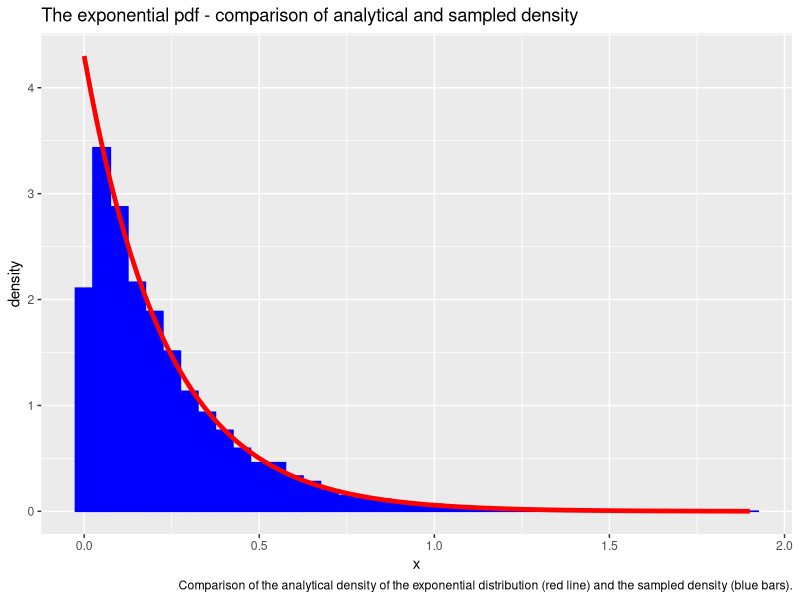
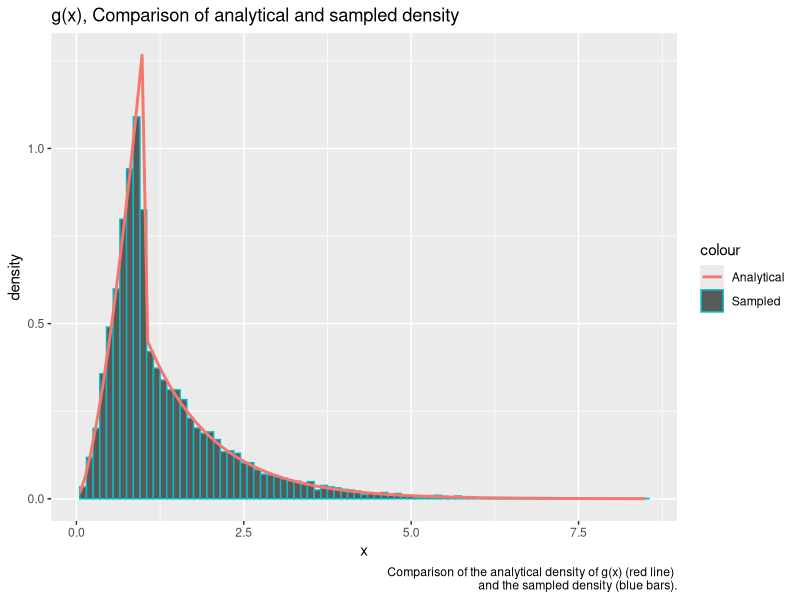
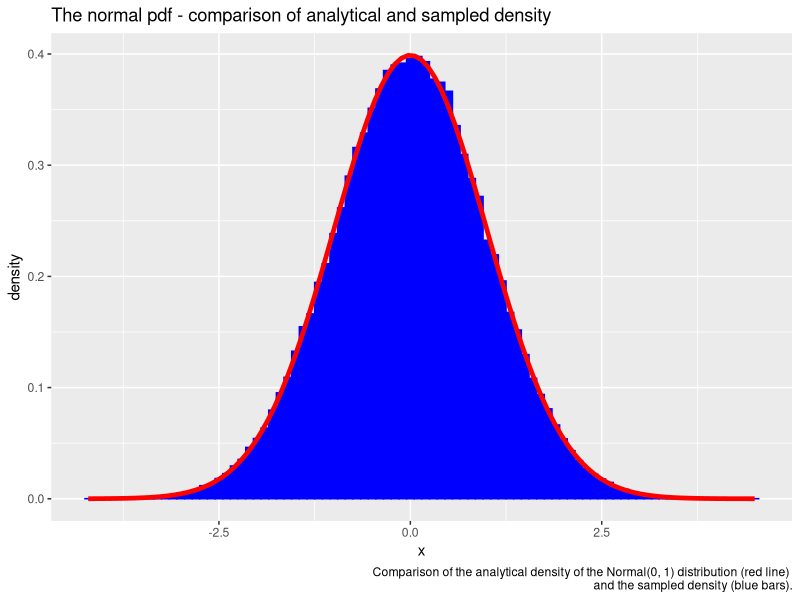
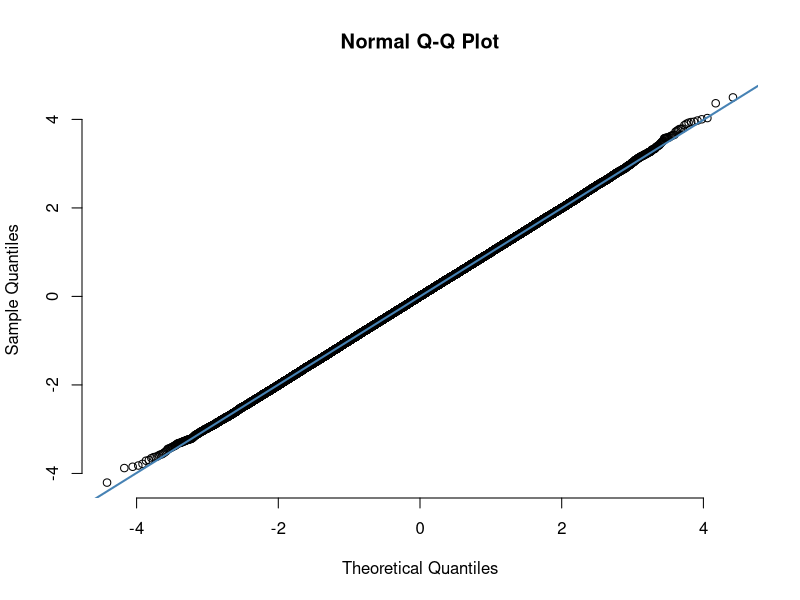
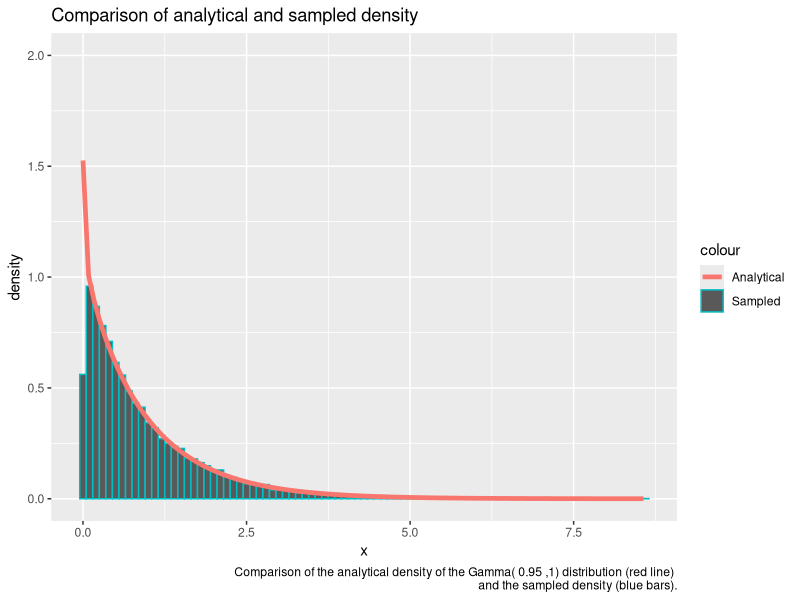
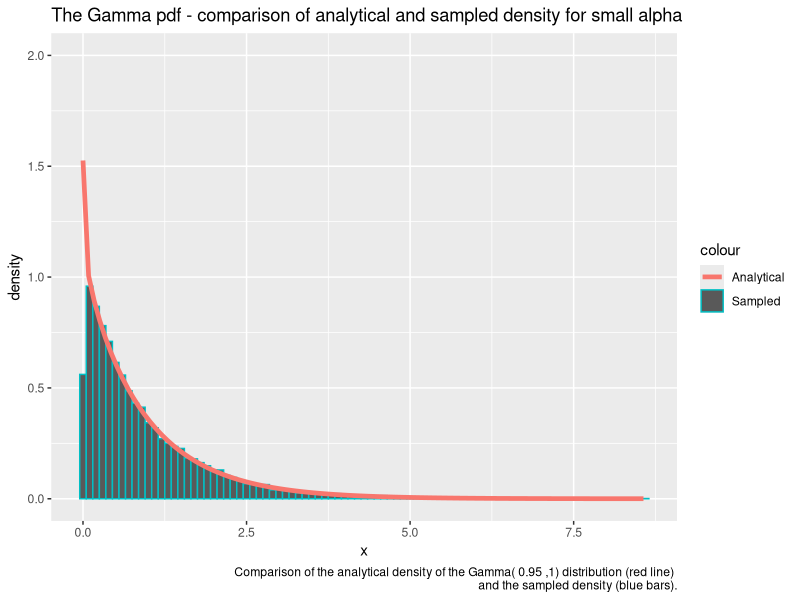
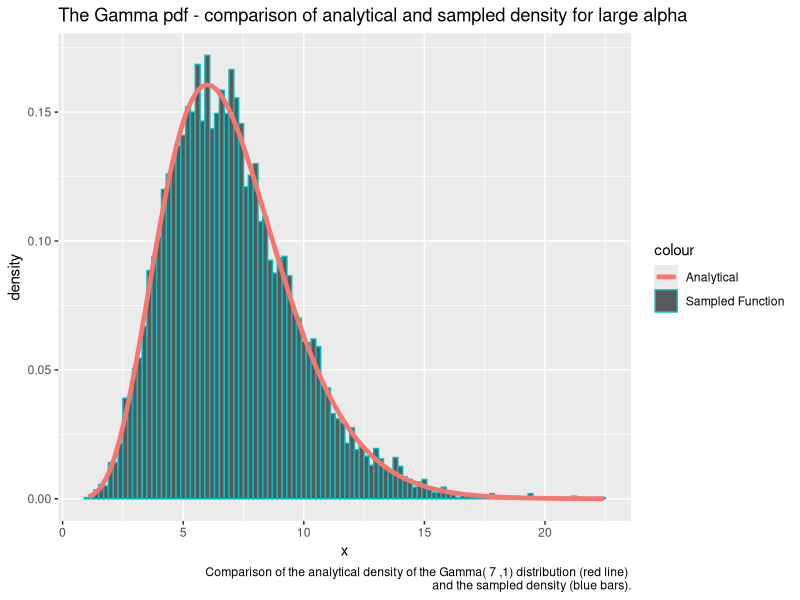
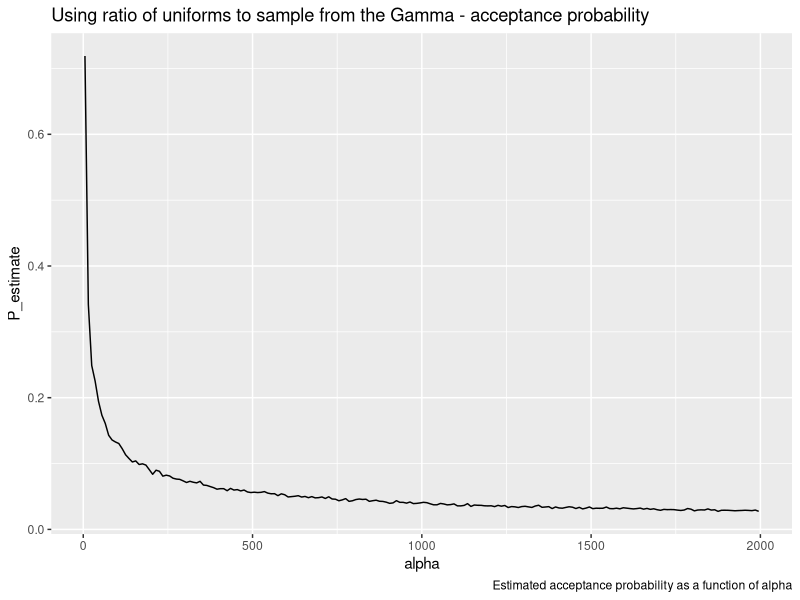

Reproduce these figures in R, in order.
## ---- chunk 1
library(formatR)
showsol <- FALSE
library(knitr)
opts_chunk$set(tidy.opts = list(width.cutoff = 68), tidy = TRUE, warning = FALSE, error = FALSE, message = FALSE, echo = TRUE)
## ---- chunk 2
library(ggplot2)
exponential<- function(lambda, n=1){
  u = runif(n)
  x = -1/lambda*log(u)
  return(x)
}
## ---- chunk 3
n = 10000
lambda = 4.300
x = exponential(lambda,n)
cat('Theoretical mean: ', 1/lambda,' Computed mean: ', mean(x),'\n')
cat('Theoretical variance: ', 1/lambda^2, ' Computed variance: ', var(x))
## ---- chunk 4
y = rexp(n, lambda)
rfunc = data.frame(value = y)
ourfunc = data.frame(value = x)
rfunc$type = 'R function'
ourfunc$type = 'Our function'
df = rbind(rfunc,ourfunc)
#ggplot(df, aes(value, fill = type)) + 
#   geom_histogram(alpha = 0.5, aes(y = ..density..), binwidth = 0.05, position = 'identity') + ggtitle("Our function vs. R function densities")
df2 <- data.frame(theo=seq(0,max(x),length.out=n), value=x)

ggplot(df2, aes(x = value)) + geom_histogram(aes(y = ..density..), binwidth=0.05, fill = 'blue', color = 'blue') + stat_function(fun=dexp,geom = "line",size=1.6,col="red",args = (mean=lambda)) + ggtitle("The exponential pdf - comparison of analytical and sampled density") + labs(x='x', y='density', caption='Comparison of the analytical density of the exponential distribution (red line) and the sampled density (blue bars).')
## ---- chunk 5
g = function(x, alpha){
  c = alpha*exp(1)/(alpha+exp(1))
  result = vector(length = length(x))
  result[x<1.] = sapply(x[x<1.], function(x) c*x^(alpha - 1))
  result[x>=1.] = sapply(x[x>=1.], function(x) c*exp(-x))
  return(as.double(result))
}

G_inv = function(n, alpha){
  c = alpha*exp(1)/(alpha+exp(1))
  u = runif(n)
  result = vector(length = n)
  result[u < c/alpha] = (alpha/c * u[u < c/alpha])^(1/alpha)
  result[u >= c/alpha] = -log(1/alpha + exp(-1) - u[u >= c/alpha]/c)
  return(result)
}

alpha = 2.5
n = 10000
xsamples = G_inv(n, alpha)
c = alpha*exp(1)/(alpha+exp(1))
mean = c/(alpha+1) + 2*c/exp(1)
cat('Theoretical mean: ', mean, ' Sampled mean: ', mean(xsamples))
## ---- chunk 6
variance = c/(alpha+2)+5*c/exp(1) - mean^2
cat('Theoretical variance: ', variance, ' Sampled variance: ', var(xsamples))
## ---- chunk 7
df2 <- data.frame(theo=seq(0,max(xsamples),length.out=n), value=xsamples)
ggplot(df2, aes(x = value)) + geom_histogram(aes(y = ..density.., color='Sampled'), binwidth=0.1) + stat_function(fun=g,geom = "line",size=1., args = (mean=alpha), alpha=1., aes(color="Analytical")) + ggtitle("g(x), Comparison of analytical and sampled density") + labs(x='x', y='density', caption=paste('Comparison of the analytical density of g(x) (red line) \n and the sampled density (blue bars).'))
## ---- chunk 8
normal <- function(n){
  x_1 <- runif(n/2)
  x_2 <- exponential(1/2, n/2)
  y_1 <- sqrt(x_2)*cos(2*pi*x_1)
  y_2 <- sqrt(x_2)*sin(2*pi*x_1)
  y <- c(y_1,y_2)
  return(y)
}
## ---- chunk 9
n = 100000
x <- normal(n)
cat('Theoretical mean: ', 0,' Computed mean: ', mean(x),'\n')
cat('Theoretical variance: ', 1, ' Computed variance: ', var(x))
## ---- chunk 10
df2 <- data.frame(theo=seq(0,max(x),length.out=n), value=x)
ggplot(df2, aes(x = value)) + geom_histogram(aes(y = ..density..), binwidth=0.1, col = 'blue', fill = 'blue') + stat_function(fun=dnorm,geom = "line",size=1.6,col="red",args = list(mean=0, sd = 1)) + ggtitle("The normal pdf - comparison of analytical and sampled density") + labs(x='x', y='density', caption=paste('Comparison of the analytical density of the Normal(0, 1) distribution (red line) \n and the sampled density (blue bars).'))

qqnorm(x, pch = 1, frame = FALSE)
qqline(x, col = "steelblue", lwd = 2)
## ---- chunk 11
normal_d <- function(d, mu, sigma){
  x <- normal(d)
  y <- mu + t(chol(sigma))%*%x
  return(y)
}
## ---- chunk 12
d = 2
n = 100000
mu = c(1,2)
sigma = matrix(c(2.5,3,3,10),ncol=2,nrow=2)
sample = matrix(NA, ncol = d, nrow = n)
for (i in 1:n){
  sample[i,] <- normal_d(d,mu,sigma)
}
average = apply(sample, 2,mean)
cat('Mean vector: \n')
average
covmat = cov(sample)
cat('Covariance matrix: \n')
covmat
## ---- chunk 13
library(nortest)
ad.test(sample[,1])
ad.test(sample[,2])
## ---- chunk 14
small_gamma = function(alpha, n=1){
  result = vector()
  iter = 0
  sampled = 0
  c = 1/(gamma(alpha)) * (1/alpha + exp(-1))
  
  while(sampled < n){

    #sample from g(x)
    uniform2 = runif(n)
    x = G_inv(n, alpha)
    #compute the acceptance probabilites
    probs = dgamma(x, alpha, rate=1) / (c * as.double(g(x, alpha)))
    #append samples where u < f(x) / c g(x)
    result = append(result, x[uniform2 <= probs])
    #increase counters
    sampled = sampled + sum(uniform2 <= probs)
    iter = iter + n
  }
  
  iter = iter - length(result) + n
  
  return(list(samples = result[seq(1:n)], iter = iter))
}
## ---- chunk 15
alpha = 0.95
G1 <- small_gamma(alpha, 10000)
df12 = data.frame(G1)

cat('Theoretical mean: ', alpha,' Computed mean: ', mean(G1$samples),'\n')
cat('Theoretical variance: ', alpha, ' Computed variance: ', var(G1$samples))
## ---- chunk 16
ggplot(data=df12, aes(x=samples)) + geom_histogram(data=df12, aes(x=samples, y=..density.., color="Sampled"), binwidth=0.1) +  stat_function(fun=dgamma, geom = "line",size=1.6, args = list(shape=alpha, rate=1), aes(x=samples, color = "Analytical")) + ggtitle("Comparison of analytical and sampled density") + ylim(0. ,2.0) + labs(x='x', y='density', caption=paste('Comparison of the analytical density of the Gamma(', alpha, ',1) distribution (red line) \n and the sampled density (blue bars).'))
ggplot(data=df12, aes(x=samples)) + geom_histogram(data=df12, aes(x=samples, y=..density.., color="Sampled"), binwidth=0.1) +  stat_function(fun=dgamma, geom = "line",size=1.6, args = list(shape=alpha, rate=1), aes(x=samples, color = "Analytical")) + ggtitle("The Gamma pdf - comparison of analytical and sampled density for small alpha") + ylim(0. ,2.0) + labs(x='x', y='density', caption=paste('Comparison of the analytical density of the Gamma(', alpha, ',1) distribution (red line) \n and the sampled density (blue bars).'))

## ---- chunk 17
large_gamma <- function(alpha, n=1){
  #log transformations of a and b+
  loga = 1/2 * (alpha - 1) * (log(alpha - 1) - 1)
  logb = 1/2 * (alpha + 1) * (log(alpha + 1) - 1)
  result = vector(mode="numeric")
  
  i = 0
  iter = 0
  while (i < n){
    iter = iter + 1 
    log_x_1 = loga + log(runif(1))
    log_x_2 = logb + log(runif(1))
    #equivalent condition of (x_1, x_2) in C_f
    if (2*log_x_1 <= (alpha - 1)*(log_x_2 - log_x_1) - exp(log_x_2 - log_x_1)){
      result = append(result, exp(log_x_2 - log_x_1))
      i = i + 1
    }
    else{}
  }
  list(samples = result, iter = iter)
}
## ---- chunk 18
alpha = 7.
G2 = large_gamma(alpha, 10000)
cat('Theoretical mean: ', alpha,' Computed mean: ', mean(G2$samples),'\n')
cat('Theoretical variance: ', alpha, ' Computed variance: ', var(G2$samples))
## ---- chunk 19
df16 = data.frame(data=G2)

ggplot(df16, aes(x=data.samples)) + geom_histogram(data=df16, aes(x = data.samples, y=..density.., color="Sampled Function"), binwidth=0.2) + stat_function(fun=dgamma,geom = "line",size=1.6,aes(color='Analytical'),args = list(shape=alpha, rate = 1)) + ggtitle("The Gamma pdf - comparison of analytical and sampled density for large alpha") + labs(x='x', y='density', caption=paste('Comparison of the analytical density of the Gamma(', alpha, ',1) distribution (red line) \n and the sampled density (blue bars).'))
## ---- chunk 20
iterations = c()

for (alpha in seq(2, 2000, 10)){
  #Sample 1000 gamma variables for a particular alpha
  G = large_gamma(alpha, 1000)
  #Iter is here the average over all 1000 samples
  iterations = append(iterations, G$iter)
}

df15 = data.frame(alpha = seq(5, 2000, 10), P_estimate = 1000/iterations)

ggplot(df15, aes(x = alpha, y = P_estimate)) + geom_line() + ggtitle("Using ratio of uniforms to sample from the Gamma - acceptance probability") + labs(caption='Estimated acceptance probability as a function of alpha')
## ---- chunk 21
gamma2 = function(alpha, beta=1, n  = 1){
  if (alpha == 1.0){
    return(list(samples = exponential(beta, n), iter = n))
  }
  else if (alpha <= 1){
    G = small_gamma(alpha, n)
    G$samples = G$samples / beta
    return(G)
  }
  else if (alpha > 1){
    G = large_gamma(alpha, n)
    G$samples = G$samples / beta
    return(G)
  }
}

alpha = 1000
beta = 1

G = gamma2(alpha, beta, 10000)

df17 <- data.frame(G)

histo = hist(G$samples, plot=F)
ggplot(df17, aes(x = samples)) + geom_histogram(aes(y = ..density.., color='Sampled'), bins=50) + stat_function(fun=dgamma,geom = "line",size=1.6,aes(color='Analytical'),args = list(shape=alpha, rate=beta)) + ggtitle("The Gamma pdf - comparison of analytical and sampled density for extreme alpha") + ylim(0, 1.1*max(histo$density)) + labs(x='x', y='density', caption=paste('Comparison of the analytical density of the Gamma(', alpha, ',1) distribution (red line) \n and the sampled density (blue bars).'))
## ---- chunk 22
library(MCMCpack)
get_gamma_samples <- function(alpha){
  return(gamma2(alpha)$samples)
}

dirichlet <- function(alpha){
  z<- sapply(alpha,get_gamma_samples)
  x <- z/sum(z)
  return(x)
}
## ---- chunk 23
k = 5
n = 20000
x <- matrix(NA, ncol = k, nrow = n)
alpha <- exponential(1,k)
for (i in 1:n){
  x[i,] <- dirichlet(alpha)
}
cat('Theoretical mean: ', alpha/sum(alpha),'\n','Computed mean: ', apply(x,2,mean),'\n')
cat('Theoretical variance: ', alpha*(sum(alpha)-alpha)/(sum(alpha)^2*(sum(alpha)+1)),'\n', 'Computed variance: ', apply(x,2,var))
## ---- chunk 24
n <- 10000
alpha <- rep(1,k)
x <- matrix(NA, ncol = k, nrow = n)
for (i in 1:n){
  x[i,] <- dirichlet(alpha)
}
y <- as.vector(rdirichlet(n,alpha))
rfunc = data.frame(value = y)
ourfunc = data.frame(value = as.vector(x))
rfunc$type = 'R function'
ourfunc$type = 'Our function'
df = rbind(rfunc,ourfunc)
ggplot(df, aes(value, fill = type)) + 
   geom_histogram(alpha = 0.5, aes(y = ..density..), position = 'identity') + ggtitle('Comparison of Dirichlet samplers') + labs(x='x', y='density', caption=paste('Comparison of the sampled density of x_k\n sampled from our dirichlet sampler (red bars) and the sampler from MCMpack (blue bars)'))
## ---- chunk 25
df2 <- data.frame(theo=seq(0,max(x[,1]),length.out=n), value=x[,1])
ggplot(df2, aes(x = value)) + geom_histogram(aes(y = ..density..), 
      binwidth = 0.005,fill = 'blue', color = 'blue') + stat_function(fun=dbeta,geom = "line",size=1.6,col="red",args = list(shape1=1,shape2=k-1)) + ggtitle("Our function vs. analytical density") + labs(x='x', y='density', caption=paste('Comparison of the sampled density of x_1 sampled from our dirichlet sampler (blue bars) and the Beta distribution (red line)'))
## ---- chunk 26
f <- function(x){
  return((2+x)^125*(1-x)^38*x^34)
}

optimum = optimize(f,c(0,1),maximum = TRUE)

draw_samples <- function(n){
  samples <- rep(NA,n)
  iter = 0
  for (i in 1:n){
    finish = 0
    while(finish ==0){
      iter = iter + 1
      x_sample <- runif(1)
      alpha <- f(x_sample)/optimum$objective
      u = runif(1)
      if (u <=alpha){
        samples[i] <- x_sample
        finish <- 1
      }
    }
  }
  return(list(samples = samples, iterations = iter))
}
## ---- chunk 27
n = 10000
g <- function(x){
  return(f(x)*x)
}
f_density <- function(x){return(f(x)/integrate(f,0,1)$value)}
y <- draw_samples(n)
cat("Computed mean: ", sum(y$samples)/n, '\n')
cat("Theoretical mean: ", integrate(g,0,1)$value/integrate(f,0,1)$value, '\n')
df <- data.frame(theo=seq(0,1,length.out=n), value=y$samples)
ggplot(df, aes(x = value)) + geom_histogram(aes(y = ..density..), binwidth=0.001, col = 'blue', fill = 'blue') + stat_function(fun=f_density,geom = "line",size=1.6,col="red") + ggtitle("Comparison of analytical and sampled density") + xlim(0,1) + geom_segment(x = sum(y$samples)/n, xend = sum(y$samples)/n, y = 0, yend = 100, col = "green", size = 1.2, linetype = "longdash") + labs(x='x', y='density', caption=paste('Comparison of the sampled density of x_k sampled from our dirichlet sampler (red bars) and the sampler from MCMpack (blue bars)'))
## ---- chunk 28
cat("Average random numbers generated: ", y$iterations/n, '\n')
cat("Theoretical expected number: ", optimum$objective/integrate(f,0,1)$value)
## ---- chunk 29
unscaled_posterior_target = function(x){
  return(f_density(x)*dbeta(x, 1, 5))
}

NC_posterior = integrate(unscaled_posterior_target, 0, 1)$value

posterior_target = function(x){
  return(unscaled_posterior_target(x) / NC_posterior) 
}

posterior_target_mean_density = function(x){
  return(x * posterior_target(x))
}

theoretical_mean = integrate(posterior_target_mean_density, 0, 1)$value

weights = posterior_target(y$samples) / f_density(y$samples)
posterior_mean = sum(y$samples*weights) / (n)
cat("IS posterior mean estimate:", posterior_mean, "\n")
cat("Analytical posterior mean:", theoretical_mean)
## ---- chunk 30
unscaled_weights = unscaled_posterior_target(y$samples) / f(y$samples)
posterior_mean_SN = sum(y$samples*unscaled_weights) / (sum(unscaled_weights))

cat("self-normalizing IS posterior mean estimate:", posterior_mean_SN, "\n")
cat("Analytical posterior mean:", theoretical_mean)
## ---- chunk 31
dbeta2 = function(x){
  return(dbeta(x, 1, 5))
}
est = 0.62
cat(paste('Mass left of x =',est,':', integrate(dbeta2, 0, est)$value))
